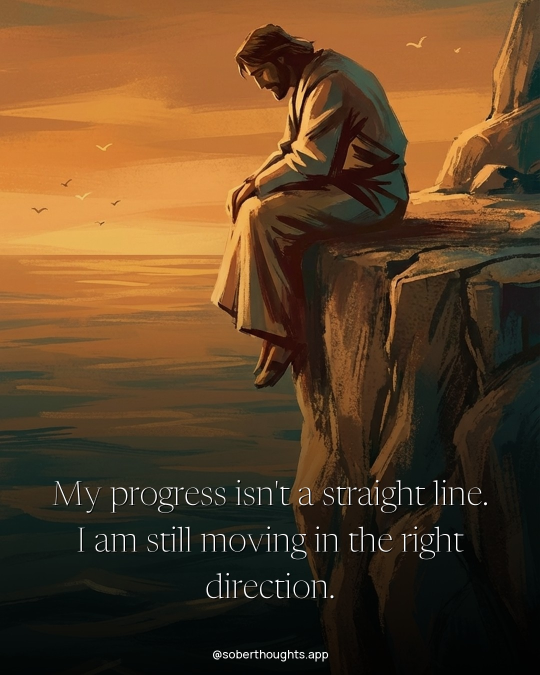
#> input picture cards/002_aff_universal_0163.jpg, 1080 x 1350 px (shown at 1/2 size)
$ python make_card.py cards/001_aff_universal_0151.jpg cards/002_aff_universal_0163.jpg out.png
#> lines starting #> are read from the running program, lines starting #| are printed output that depends on the picture
"""Quote-card renderer for Sober Thoughts IG pipeline.
Input: quote text + wallpaper path -> 4:5 (1080x1350) PNG with overlaid quote.
Reusable: import render_card() or run with args.
"""
import os
import sys
from PIL import Image, ImageDraw, ImageFont

W, H = 1080, 1350
_FD = os.path.join(os.path.dirname(os.path.abspath(__file__)), "fonts")
FONT_QUOTE = os.path.join(_FD, "Newsreader.ttf")          # variable
FONT_ITALIC_F = os.path.join(_FD, "Newsreader-Italic.ttf")  # variable
FONT_HANDLE = os.path.join(_FD, "Manrope.ttf")            # variable
HANDLE = "@soberthoughts.app"
MAX_TEXT_W = 900          # text wrap width
TARGET_LINES = (3, 5)     # aim for this many lines when sizing


def _quote_font(size, weight=600, opsz=72):
    f = ImageFont.truetype(FONT_QUOTE, size)
    try:
        f.set_variation_by_axes([opsz, weight])
    except Exception:
        pass
    return f


def _italic_font(size, opsz=36):
    f = ImageFont.truetype(FONT_ITALIC_F, size)
    try:
        f.set_variation_by_axes([opsz, 500])
    except Exception:
        pass
    return f


def _handle_font(size, weight=500):
    f = ImageFont.truetype(FONT_HANDLE, size)
    try:
        f.set_variation_by_axes([weight])
    except Exception:
        pass
    return f


def _crop_cover(img, w, h):
    """Center-crop + scale source to exactly cover w x h."""
    src_ratio = img.width / img.height
    dst_ratio = w / h
    if src_ratio > dst_ratio:
        nh = h; nw = int(h * src_ratio)
    else:
        nw = w; nh = int(w / src_ratio)
    img = img.resize((nw, nh), Image.LANCZOS)
    left = (nw - w) // 2; top = (nh - h) // 2
    return img.crop((left, top, left + w, top + h))


def _wrap(draw, text, font, max_w):
    words = text.split()
    lines, cur = [], ""
    for word in words:
        trial = f"{cur} {word}".strip()
        if draw.textlength(trial, font=font) <= max_w or not cur:
            cur = trial
        else:
            lines.append(cur); cur = word
    if cur:
        lines.append(cur)
    return lines


def _fit_font(draw, text, max_w, max_lines=5):
    """Pick largest font size where text wraps within max_w and <= max_lines."""
    for size in range(66, 33, -2):
        font = _quote_font(size)
        lines = _wrap(draw, text, font, max_w)
        if len(lines) <= max_lines:
            return font, lines, size
    font = _quote_font(34)
    return font, _wrap(draw, text, font, max_w), 34


def _draw_centered(draw, lines, font, cx, top_y, line_h, fill=(255, 255, 255)):
    y = top_y
    for ln in lines:
        w = draw.textlength(ln, font=font)
        x = cx - w / 2
        draw.text((x + 2, y + 2), ln, font=font, fill=(0, 0, 0, 160))  # shadow
        draw.text((x, y), ln, font=font, fill=fill)
        y += line_h
    return y


def render_card(quote_text, wallpaper_path, out_path, subline=None):
#> called with quote_text = 'cards/001_aff_universal_0151.jpg', wallpaper_path = 'cards/002_aff_universal_0163.jpg', out_path = 'out.png'
    base = Image.open(wallpaper_path).convert("RGB")
#> base is the input picture: PIL image 1080x1350 RGB; mean R, G, B 95.1, 66.6, 37.6
    base = _crop_cover(base, W, H)

    # bottom-weighted dark scrim for legibility. Ramps hard through the
    # text zone (~lower 40%) so white text reads even on light wallpapers.
    scrim = Image.new("L", (1, H))
    for y in range(H):
        t = y / H
        if t < 0.45:
            a = 18 * (t / 0.45)            # faint wash up top
        else:
            u = (t - 0.45) / 0.55          # 0..1 across the text zone
            a = 18 + 215 * (u ** 0.85)     # ramp to strong dark at bottom
        scrim.putpixel((0, y), int(min(233, a)))
    scrim = scrim.resize((W, H))
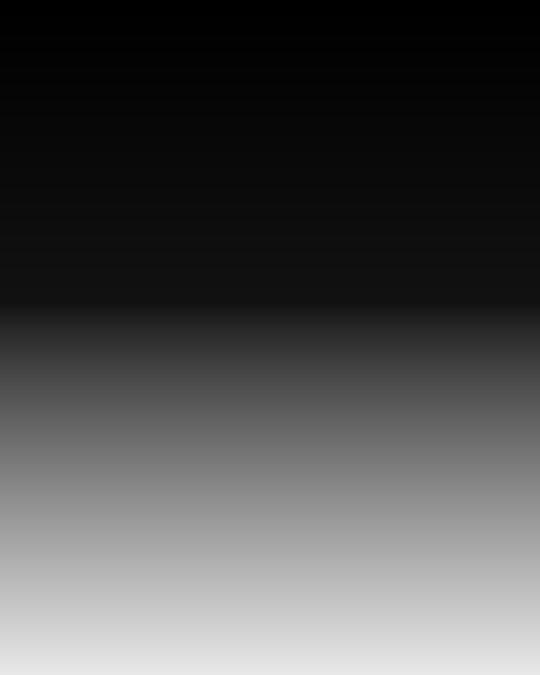
#> scrim: PIL image 1080x1350 L (shown at 1/2 size); min 0, max 232, mean 77.3
    dark = Image.new("RGB", (W, H), (0, 0, 0))
#> dark: PIL image 1080x1350 RGB; every value is 0
    base = Image.composite(dark, base, scrim)
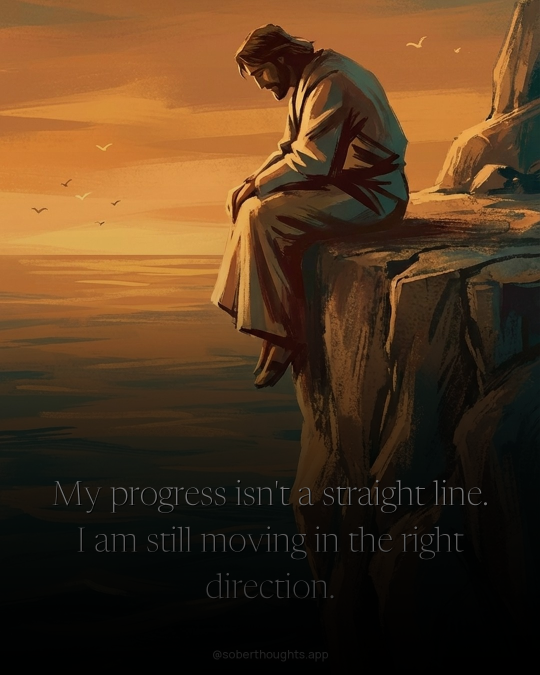
#> base: PIL image 1080x1350 RGB (shown at 1/2 size); mean R, G, B 83.2, 56.2, 30.2

    img = base.convert("RGBA")
    draw = ImageDraw.Draw(img)

    font, lines, size = _fit_font(draw, quote_text, MAX_TEXT_W,
                                  max_lines=TARGET_LINES[1])
#> lines = ['cards/001_aff_universal_0151.jpg']; size = 66
    line_h = int(size * 1.42)
#> line_h = 93
    block_h = len(lines) * line_h
#> block_h = 93
    sub_font = _italic_font(max(26, int(size * 0.6)))
    sub_h = int(sub_font.size * 1.5) if subline else 0
#> sub_h = 0

    # place block so it sits in lower third, bottom anchored ~1230
    bottom_anchor = 1240
    top_y = bottom_anchor - block_h - sub_h
#> top_y = 1147
    end_y = _draw_centered(draw, lines, font, W / 2, top_y, line_h)
#> the loop in _draw_centered, `for ln in lines:` made 1 pass
#> (ln, w, x, y) on pass 1: ('cards/001_aff_universal_0151.jpg', 1105.1, -12.55, 1240)
#> after the loop in _draw_centered, `for ln in lines:`: y = 1240
#> end_y = 1240

    if subline:
        sw = draw.textlength(subline, font=sub_font)
        sx = W / 2 - sw / 2
        draw.text((sx + 2, end_y + 18 + 2), subline, font=sub_font, fill=(0, 0, 0, 150))
        draw.text((sx, end_y + 18), subline, font=sub_font, fill=(255, 255, 255))

    # handle
    hf = _handle_font(23, weight=500)
    hw = draw.textlength(HANDLE, font=hf)
#> hw = 240.3
    draw.text((W / 2 - hw / 2, 1292), HANDLE, font=hf, fill=(255, 255, 255, 215))

    img.convert("RGB").save(out_path, "PNG", quality=95)
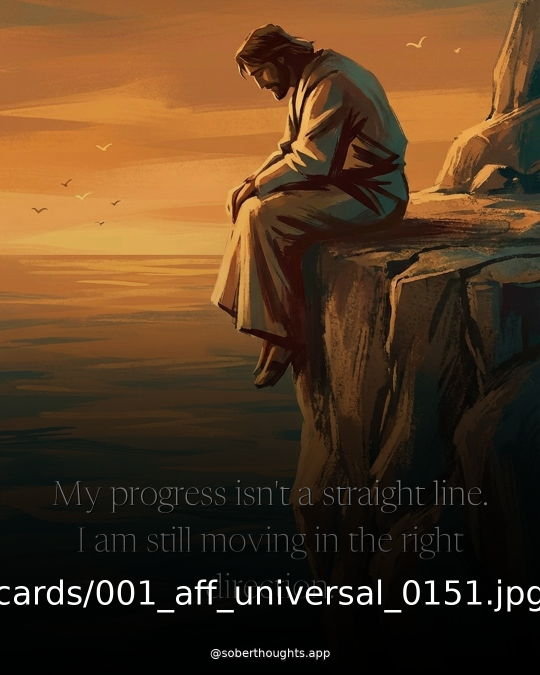
#> saved as out.png: PIL image 1080x1350 RGB (shown at 1/2 size); mean R, G, B 85.9, 58.8, 32.8
    return out_path


if __name__ == "__main__":
    # quick test
    q = sys.argv[1] if len(sys.argv) > 1 else "You have survived every single one of your hardest days."
    wp = sys.argv[2] if len(sys.argv) > 2 else r"C:\Users\Facundo\Projects\sober-thoughts\assets\wallpapers\05-mountain-sunrise.png"
    out = sys.argv[3] if len(sys.argv) > 3 else r"C:\Users\Facundo\Downloads\card_test.png"
    print(render_card(q, wp, out))

$ run again, on cards/003_aff_universal_0175.jpg
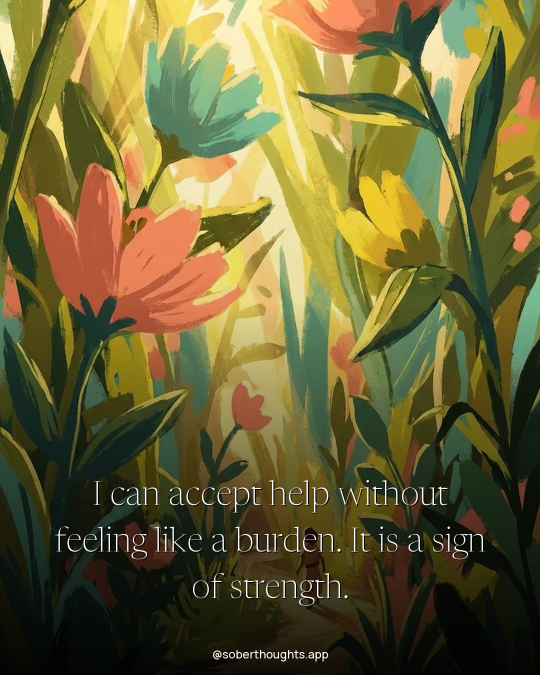
#> input picture cards/003_aff_universal_0175.jpg, 1080 x 1350 px (shown at 1/2 size)
#> in render_card, base is the input picture: PIL image 1080x1350 RGB; mean R, G, B 107.9, 99.3, 52.8
#> dark: PIL image 1080x1350 RGB; every value is 0
#> in render_card, `base = Image.composite(dark, base, scrim)`:
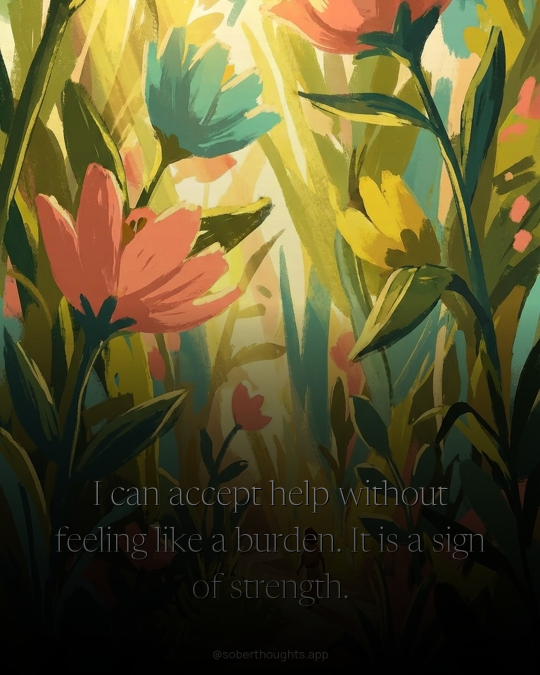
#> base: PIL image 1080x1350 RGB (shown at 1/2 size); mean R, G, B 91.7, 83.7, 44.3
#> lines = ['cards/003_aff_universal_0175.jpg']; size = 66
#> line_h = 93
#> top_y = 1147
#> the loop in _draw_centered, `for ln in lines:` made 1 pass
#> (ln, w, x, y) on pass 1: ('cards/003_aff_universal_0175.jpg', 1105.1, -12.55, 1240)
#> after the loop in _draw_centered, `for ln in lines:`: y = 1240
#> hw = 240.3
#> in render_card, `img.convert("RGB").save(out_path, "PNG", quality=95)`:
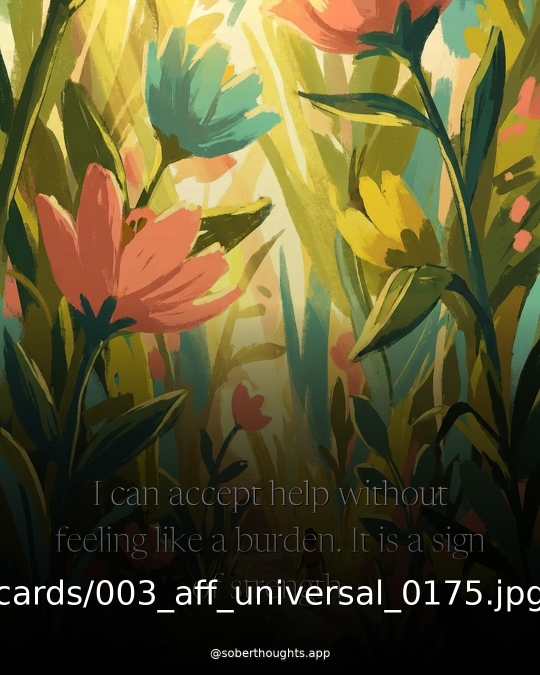
#> saved as out.png: PIL image 1080x1350 RGB (shown at 1/2 size); mean R, G, B 94.3, 86.3, 46.9

$ run again, on cards/004_aff_universal_0187.jpg
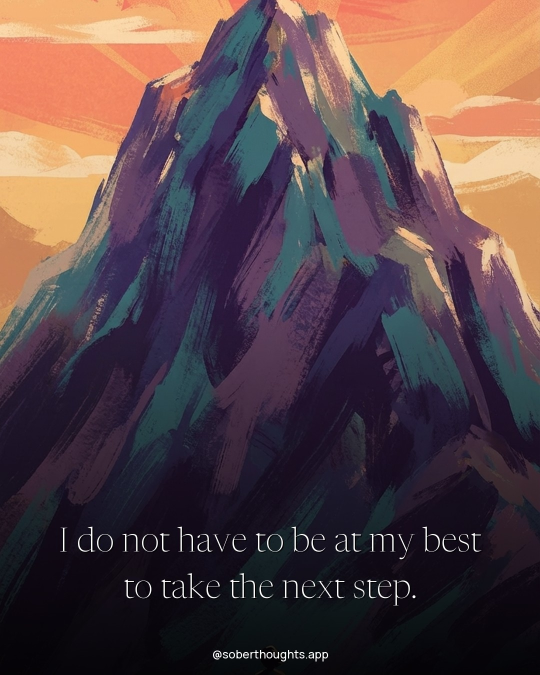
#> input picture cards/004_aff_universal_0187.jpg, 1080 x 1350 px (shown at 1/2 size)
#> in render_card, base is the input picture: PIL image 1080x1350 RGB; mean R, G, B 88.8, 68.6, 71
#> dark: PIL image 1080x1350 RGB; every value is 0
#> in render_card, `base = Image.composite(dark, base, scrim)`:
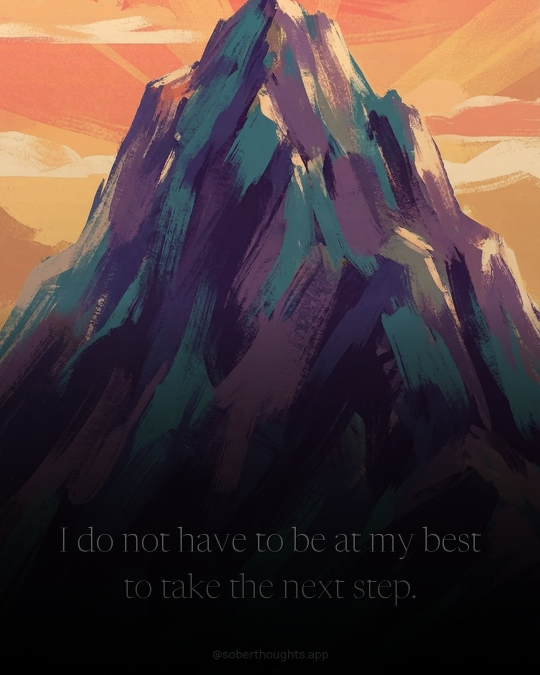
#> base: PIL image 1080x1350 RGB (shown at 1/2 size); mean R, G, B 79, 60.4, 59.5
#> lines = ['cards/004_aff_universal_0187.jpg']; size = 66
#> line_h = 93
#> top_y = 1147
#> the loop in _draw_centered, `for ln in lines:` made 1 pass
#> (ln, w, x, y) on pass 1: ('cards/004_aff_universal_0187.jpg', 1105.1, -12.55, 1240)
#> after the loop in _draw_centered, `for ln in lines:`: y = 1240
#> hw = 240.3
#> in render_card, `img.convert("RGB").save(out_path, "PNG", quality=95)`:
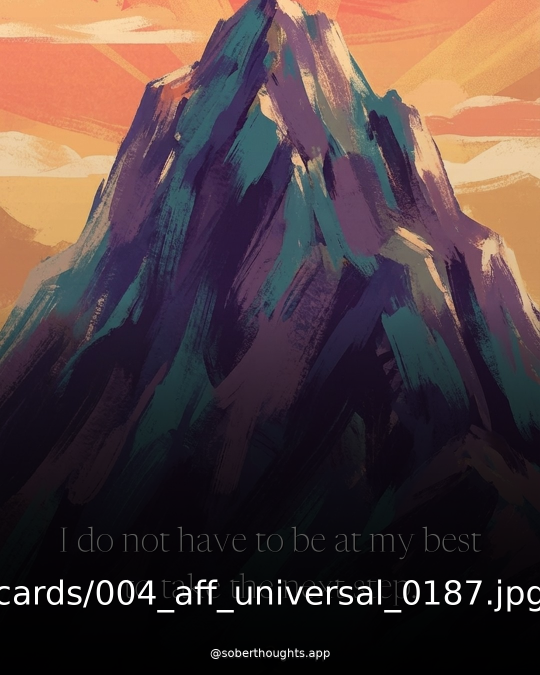
#> saved as out.png: PIL image 1080x1350 RGB (shown at 1/2 size); mean R, G, B 81.7, 63.1, 62.1

$ run again, on cards/005_aff_universal_0200.jpg
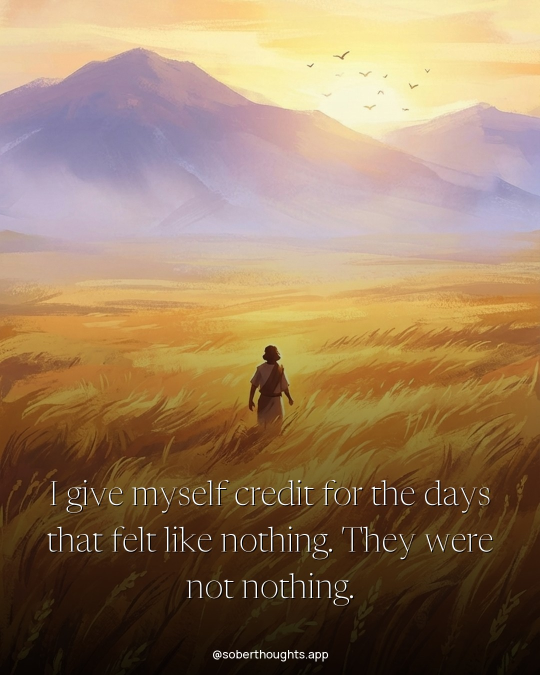
#> input picture cards/005_aff_universal_0200.jpg, 1080 x 1350 px (shown at 1/2 size)
#> in render_card, base is the input picture: PIL image 1080x1350 RGB; mean R, G, B 152.1, 124.4, 94.3
#> dark: PIL image 1080x1350 RGB; every value is 0
#> in render_card, `base = Image.composite(dark, base, scrim)`:
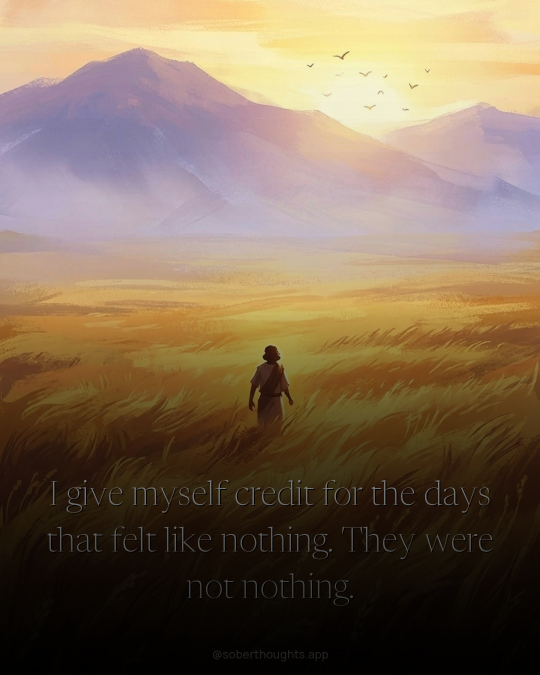
#> base: PIL image 1080x1350 RGB (shown at 1/2 size); mean R, G, B 126.3, 106.4, 84.7
#> lines = ['cards/005_aff_universal_0200.jpg']; size = 66
#> line_h = 93
#> top_y = 1147
#> the loop in _draw_centered, `for ln in lines:` made 1 pass
#> (ln, w, x, y) on pass 1: ('cards/005_aff_universal_0200.jpg', 1105.1, -12.55, 1240)
#> after the loop in _draw_centered, `for ln in lines:`: y = 1240
#> hw = 240.3
#> in render_card, `img.convert("RGB").save(out_path, "PNG", quality=95)`:
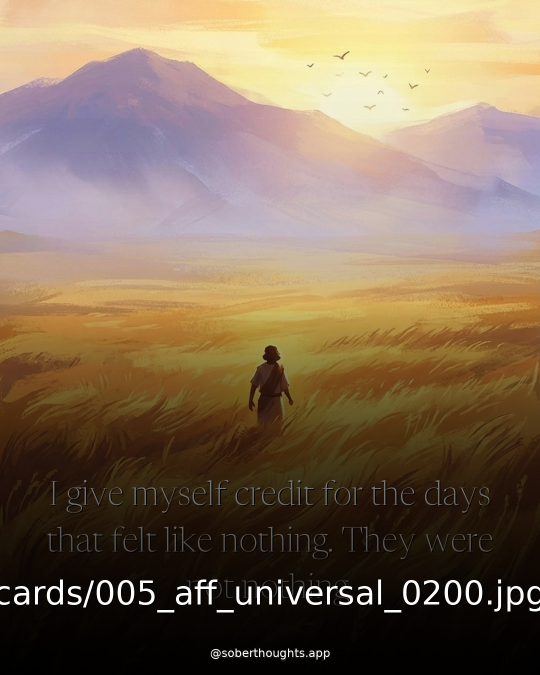
#> saved as out.png: PIL image 1080x1350 RGB (shown at 1/2 size); mean R, G, B 128.9, 109.1, 87.4
